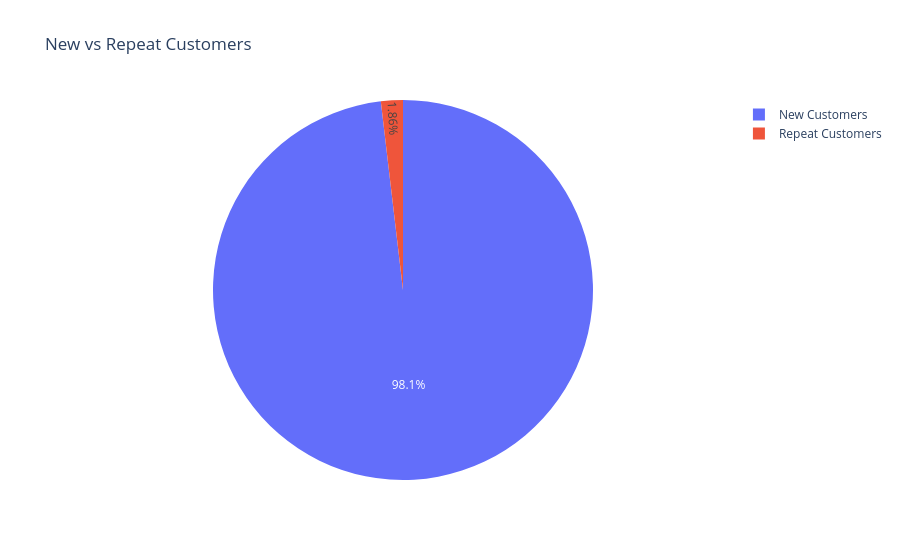

The notebook cell this image was saved under:
### Code cell
refund_per_prod(refund_product)

### Figure 1 — Plotly figure (JSON) as saved in the notebook; plotly's stock layout.template omitted (floating-point values rounded to 4 significant figures)
{"data": [{"domain": {"x": [0, 1], "y": [0, 1]}, "hovertemplate": "label=%{label}<br>value=%{value}<extra></extra>", "labels": ["New Customers", "Repeat Customers"], "legendgroup": "", "name": "", "showlegend": true, "type": "pie", "values": [31105, 591]}], "layout": {"legend": {"tracegroupgap": 0}, "title": {"text": "New vs Repeat Customers"}}}
